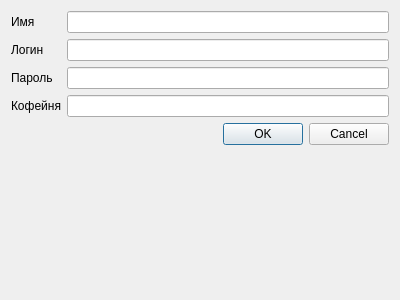
<?xml version="1.0" encoding="UTF-8"?>
<ui version="4.0">
 <class>NewWorker</class>
 <widget class="QDialog" name="NewWorker">
  <property name="geometry">
   <rect>
    <x>0</x>
    <y>0</y>
    <width>400</width>
    <height>300</height>
   </rect>
  </property>
  <property name="windowTitle">
   <string>Dialog</string>
  </property>
  <layout class="QGridLayout" name="gridLayout">
   <item row="0" column="0">
    <layout class="QFormLayout" name="formLayout">
     <item row="0" column="0">
      <widget class="QLabel" name="label">
       <property name="text">
        <string>Имя</string>
       </property>
      </widget>
     </item>
     <item row="0" column="1">
      <widget class="QLineEdit" name="name_edit"/>
     </item>
     <item row="1" column="0">
      <widget class="QLabel" name="label_2">
       <property name="text">
        <string>Логин</string>
       </property>
      </widget>
     </item>
     <item row="1" column="1">
      <widget class="QLineEdit" name="login_edit"/>
     </item>
     <item row="4" column="1">
      <widget class="QDialogButtonBox" name="buttonBox">
       <property name="orientation">
        <enum>Qt::Orientation::Horizontal</enum>
       </property>
       <property name="standardButtons">
        <set>QDialogButtonBox::StandardButton::Cancel|QDialogButtonBox::StandardButton::Ok</set>
       </property>
      </widget>
     </item>
     <item row="2" column="1">
      <widget class="QLineEdit" name="password_edit"/>
     </item>
     <item row="2" column="0">
      <widget class="QLabel" name="label_3">
       <property name="text">
        <string>Пароль</string>
       </property>
      </widget>
     </item>
     <item row="3" column="1">
      <widget class="QLineEdit" name="dep_edit"/>
     </item>
     <item row="3" column="0">
      <widget class="QLabel" name="cafe_label">
       <property name="text">
        <string>Кофейня</string>
       </property>
      </widget>
     </item>
    </layout>
   </item>
  </layout>
 </widget>
 <resources/>
 <connections/>
</ui>
